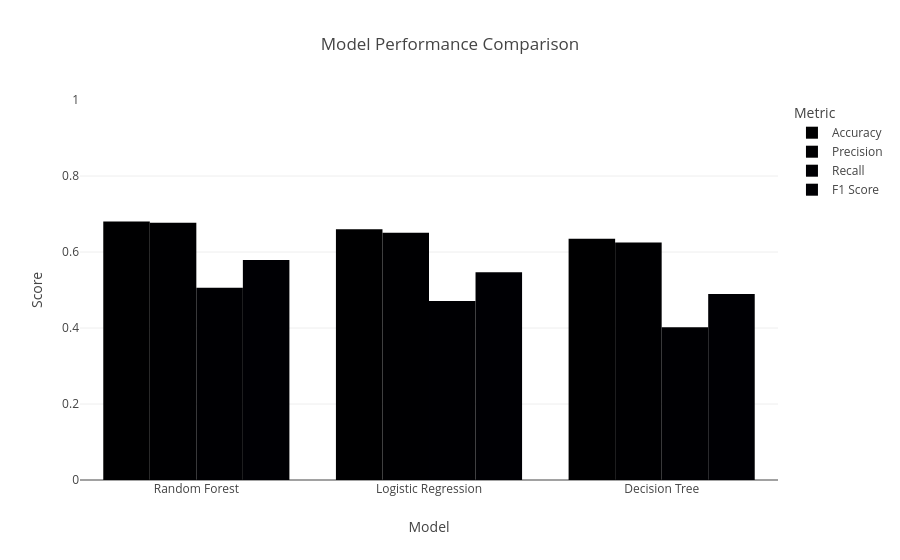

Source (notebook cell):
### Code cell
# Plot model performance
metrics_long = results_df.melt(
    id_vars="Model",
    value_vars=["Accuracy", "Precision", "Recall", "F1 Score"],
    var_name="Metric",
    value_name="Score"
)

fig = px.bar(
    metrics_long,
    x="Model",
    y="Score",
    color="Metric",
    barmode="group",
    title="Model Performance Comparison",
    range_y=[0, 1]
)

fig.show()

### Figure 1 — Plotly figure (JSON) as saved in the notebook; plotly's stock layout.template omitted (floating-point values rounded to 4 significant figures)
{"data": [{"alignmentgroup": "True", "hovertemplate": "Metric=Accuracy<br>Model=%{x}<br>Score=%{y}<extra></extra>", "legendgroup": "Accuracy", "marker": {"color": "#000001", "pattern": {"shape": ""}}, "name": "Accuracy", "offsetgroup": "Accuracy", "orientation": "v", "showlegend": true, "textposition": "auto", "type": "bar", "x": ["Random Forest", "Logistic Regression", "Decision Tree"], "xaxis": "x", "y": [0.68, 0.66, 0.635], "yaxis": "y"}, {"alignmentgroup": "True", "hovertemplate": "Metric=Precision<br>Model=%{x}<br>Score=%{y}<extra></extra>", "legendgroup": "Precision", "marker": {"color": "#000002", "pattern": {"shape": ""}}, "name": "Precision", "offsetgroup": "Precision", "orientation": "v", "showlegend": true, "textposition": "auto", "type": "bar", "x": ["Random Forest", "Logistic Regression", "Decision Tree"], "xaxis": "x", "y": [0.6769, 0.6508, 0.625], "yaxis": "y"}, {"alignmentgroup": "True", "hovertemplate": "Metric=Recall<br>Model=%{x}<br>Score=%{y}<extra></extra>", "legendgroup": "Recall", "marker": {"color": "#000003", "pattern": {"shape": ""}}, "name": "Recall", "offsetgroup": "Recall", "orientation": "v", "showlegend": true, "textposition": "auto", "type": "bar", "x": ["Random Forest", "Logistic Regression", "Decision Tree"], "xaxis": "x", "y": [0.5057, 0.4713, 0.4023], "yaxis": "y"}, {"alignmentgroup": "True", "hovertemplate": "Metric=F1 Score<br>Model=%{x}<br>Score=%{y}<extra></extra>", "legendgroup": "F1 Score", "marker": {"color": "#000004", "pattern": {"shape": ""}}, "name": "F1 Score", "offsetgroup": "F1 Score", "orientation": "v", "showlegend": true, "textposition": "auto", "type": "bar", "x": ["Random Forest", "Logistic Regression", "Decision Tree"], "xaxis": "x", "y": [0.5789, 0.5467, 0.4895], "yaxis": "y"}], "layout": {"barmode": "group", "legend": {"title": {"text": "Metric"}, "tracegroupgap": 0}, "title": {"text": "Model Performance Comparison"}, "xaxis": {"anchor": "y", "domain": [0, 1], "title": {"text": "Model"}}, "yaxis": {"anchor": "x", "domain": [0, 1], "range": [0, 1], "title": {"text": "Score"}}}}
